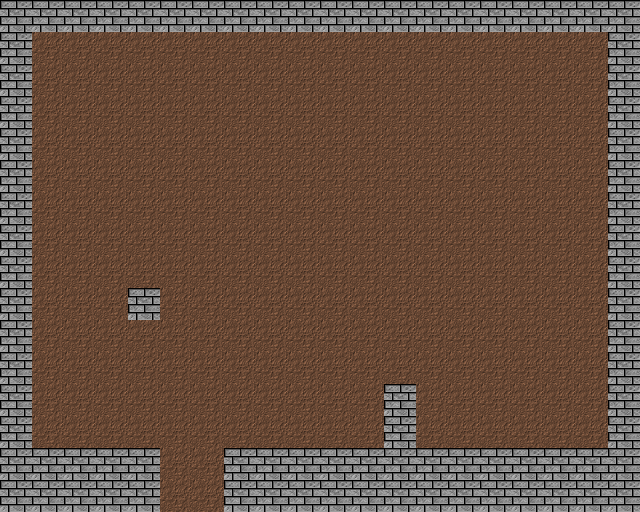

Tiled map render using the project's own tile images. Description and the whole map definition, tile-layer contents included, below:
An orthogonal 20x16 tile map with 32x32 px tiles, 2 tile layers (Kachelebene 1, Kachelebene 2) and 14 objects (6x Collision, 4x Picture, 2x EnemySpawnLeft, PlayerSpawn, Teleporter).

<map version="1.0" orientation="orthogonal" width="20" height="16" tilewidth="32" tileheight="32">
 <tileset firstgid="1" name="wall" tilewidth="32" tileheight="32">
  <image source="wall.png" width="128" height="128" />
 </tileset>
 <layer name="Kachelebene 1" width="20" height="16">
  <data encoding="csv">
1,1,1,1,1,1,1,1,1,1,1,1,1,1,1,1,1,1,1,1,
1,5,5,5,5,5,5,5,5,5,5,5,5,5,5,5,5,5,5,1,
1,5,5,5,5,5,5,5,5,5,5,5,5,5,5,5,5,5,5,1,
1,5,5,5,5,5,5,5,5,5,5,5,5,5,5,5,5,5,5,1,
1,5,5,5,5,5,5,5,5,5,5,5,5,5,5,5,5,5,5,1,
1,5,5,5,5,5,5,5,5,5,5,5,5,5,5,5,5,5,5,1,
1,5,5,5,5,5,5,5,5,5,5,5,5,5,5,5,5,5,5,1,
1,5,5,5,5,5,5,5,5,5,5,5,5,5,5,5,5,5,5,1,
1,5,5,5,5,5,5,5,5,5,5,5,5,5,5,5,5,5,5,1,
1,5,5,5,1,5,5,5,5,5,5,5,5,5,5,5,5,5,5,1,
1,5,5,5,5,5,5,5,5,5,5,5,5,5,5,5,5,5,5,1,
1,5,5,5,5,5,5,5,5,5,5,5,5,5,5,5,5,5,5,1,
1,5,5,5,5,5,5,5,5,5,5,5,1,5,5,5,5,5,5,1,
1,5,5,5,5,5,5,5,5,5,5,5,1,5,5,5,5,5,5,1,
1,1,1,1,1,5,5,1,1,1,1,1,1,1,1,1,1,1,1,1,
1,1,1,1,1,5,5,1,1,1,1,1,1,1,1,1,1,1,1,1
</data>
 </layer>
 <layer name="Kachelebene 2" width="20" height="16">
  <data encoding="csv">
0,0,0,0,0,0,0,0,0,0,0,0,0,0,0,0,0,0,0,0,
0,0,0,0,0,0,0,0,0,0,0,0,0,0,0,0,0,0,0,0,
0,0,0,0,0,0,0,0,0,0,0,0,0,0,0,0,0,0,0,0,
0,0,0,0,0,0,0,0,0,0,0,0,0,0,0,0,0,0,0,0,
0,0,0,0,0,0,0,0,0,0,0,0,0,0,0,0,0,0,0,0,
0,0,0,0,0,0,0,0,0,0,0,0,0,0,0,0,0,0,0,0,
0,0,0,0,0,0,0,0,0,0,0,0,0,0,0,0,0,0,0,0,
0,0,0,0,0,0,0,0,0,0,0,0,0,0,0,0,0,0,0,0,
0,0,0,0,0,0,0,0,0,0,0,0,0,0,0,0,0,0,0,0,
0,0,0,0,0,0,0,0,0,0,0,0,0,0,0,0,0,0,0,0,
0,0,0,0,0,0,0,0,0,0,0,0,0,0,0,0,0,0,0,0,
0,0,0,0,0,0,0,0,0,0,0,0,0,0,0,0,0,0,0,0,
0,0,0,0,0,0,0,0,0,0,0,0,0,0,0,0,0,0,0,0,
0,0,0,0,0,0,0,0,0,0,0,0,0,0,0,0,0,0,0,0,
0,0,0,0,0,0,0,0,0,0,0,0,0,0,0,0,0,0,0,0,
0,0,0,0,0,0,0,0,0,0,0,0,0,0,0,0,0,0,0,0
</data>
 </layer>
 <objectgroup name="Collision" width="20" height="16">
  <object type="Collision" x="608" y="33" width="32" height="416" />
  <object type="Collision" x="0" y="32" width="32" height="416" />
  <object type="Collision" x="0" y="0" width="640" height="32" />
  <object type="Collision" x="384" y="384" width="32" height="64" />
  <object type="Collision" x="224" y="448" width="416" height="64" />
  <object type="Collision" x="0" y="448" width="160" height="64" />
  <object type="EnemySpawnLeft" gid="16" x="341" y="412" />
 </objectgroup>
 <objectgroup name="Pictures" width="20" height="16">
  <object type="Picture" gid="8" x="576" y="448" />
  <object type="Picture" gid="4" x="576" y="416" />
  <object type="Picture" gid="4" x="32" y="416" />
  <object type="Picture" gid="8" x="32" y="448" />
 </objectgroup>
 <objectgroup name="Eventstuff" width="20" height="16">
  <object type="PlayerSpawn" x="288" y="416" width="32" height="32" />
  <object name="testLevel3.tmx" type="Teleporter" x="32" y="384" width="32" height="64" />
  <object type="EnemySpawnLeft" gid="16" x="450" y="447" />
 </objectgroup>
</map>
